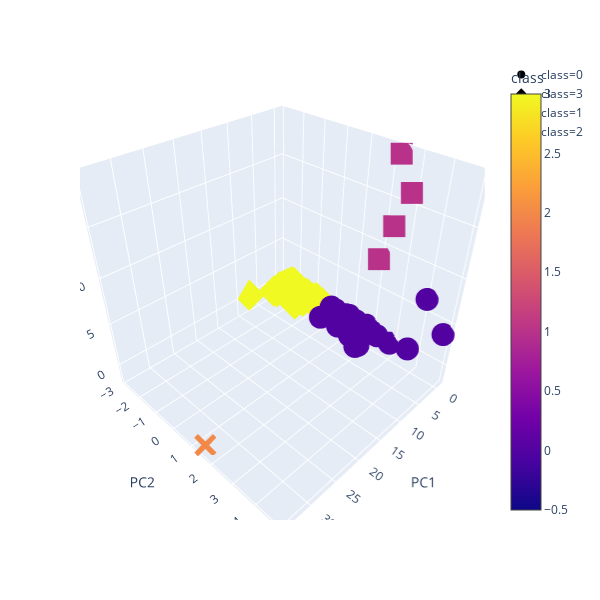

Notebook cell for this chart:
### Markdown cell above
### Visualizing Results

#### 3D-Scatter with Clusters

### Code cell
# Creating a 3D-Scatter with the PCA data and the clusters
fig_scatter = px.scatter_3d(df_crypto_pca, x="PC1", y="PC2", z="PC3", color="class", symbol="class", width=650)
fig_scatter.show()

### Figure 1 — Plotly figure (JSON) as saved in the notebook; plotly's stock layout.template omitted (floating-point values rounded to 4 significant figures; data arrays with more than 128 entries replaced by an {"elided": "..."} marker saying what was removed)
{"data": [{"hoverlabel": {"namelength": 0}, "hovertemplate": "class=%{marker.color}<br>PC1=%{x}<br>PC2=%{y}<br>PC3=%{z}", "legendgroup": "class=0", "marker": {"color": {"elided": "290 int values"}, "coloraxis": "coloraxis", "symbol": "circle"}, "mode": "markers", "name": "class=0", "scene": "scene", "showlegend": true, "type": "scatter3d", "x": {"elided": "290 float values"}, "y": {"elided": "290 float values"}, "z": {"elided": "290 float values"}}, {"hoverlabel": {"namelength": 0}, "hovertemplate": "class=%{marker.color}<br>PC1=%{x}<br>PC2=%{y}<br>PC3=%{z}", "legendgroup": "class=3", "marker": {"color": {"elided": "238 int values"}, "coloraxis": "coloraxis", "symbol": "diamond"}, "mode": "markers", "name": "class=3", "scene": "scene", "showlegend": true, "type": "scatter3d", "x": {"elided": "238 float values"}, "y": {"elided": "238 float values"}, "z": {"elided": "238 float values"}}, {"hoverlabel": {"namelength": 0}, "hovertemplate": "class=%{marker.color}<br>PC1=%{x}<br>PC2=%{y}<br>PC3=%{z}", "legendgroup": "class=1", "marker": {"color": [1, 1, 1, 1], "coloraxis": "coloraxis", "symbol": "square"}, "mode": "markers", "name": "class=1", "scene": "scene", "showlegend": true, "type": "scatter3d", "x": [4.345, -0.2331, -0.1485, -0.6198], "y": [3.119, 2.041, 2.968, 2.354], "z": [14.48, 8.739, 16.45, 19.35]}, {"hoverlabel": {"namelength": 0}, "hovertemplate": "class=%{marker.color}<br>PC1=%{x}<br>PC2=%{y}<br>PC3=%{z}", "legendgroup": "class=2", "marker": {"color": [2], "coloraxis": "coloraxis", "symbol": "x"}, "mode": "markers", "name": "class=2", "scene": "scene", "showlegend": true, "type": "scatter3d", "x": [34.13], "y": [1.442], "z": [-1.649]}], "layout": {"coloraxis": {"colorbar": {"title": {"text": "class"}}, "colorscale": [[0, "#0d0887"], [0.1111, "#46039f"], [0.2222, "#7201a8"], [0.3333, "#9c179e"], [0.4444, "#bd3786"], [0.5556, "#d8576b"], [0.6667, "#ed7953"], [0.7778, "#fb9f3a"], [0.8889, "#fdca26"], [1, "#f0f921"]]}, "height": 600, "legend": {"tracegroupgap": 0}, "margin": {"t": 60}, "scene": {"aspectmode": "auto", "aspectratio": {"x": 1, "y": 1, "z": 1}, "domain": {"x": [0, 0.98], "y": [0, 1]}, "xaxis": {"title": {"text": "PC1"}, "type": "linear"}, "yaxis": {"title": {"text": "PC2"}, "type": "linear"}, "zaxis": {"title": {"text": "PC3"}, "type": "linear"}}, "width": 600}}
